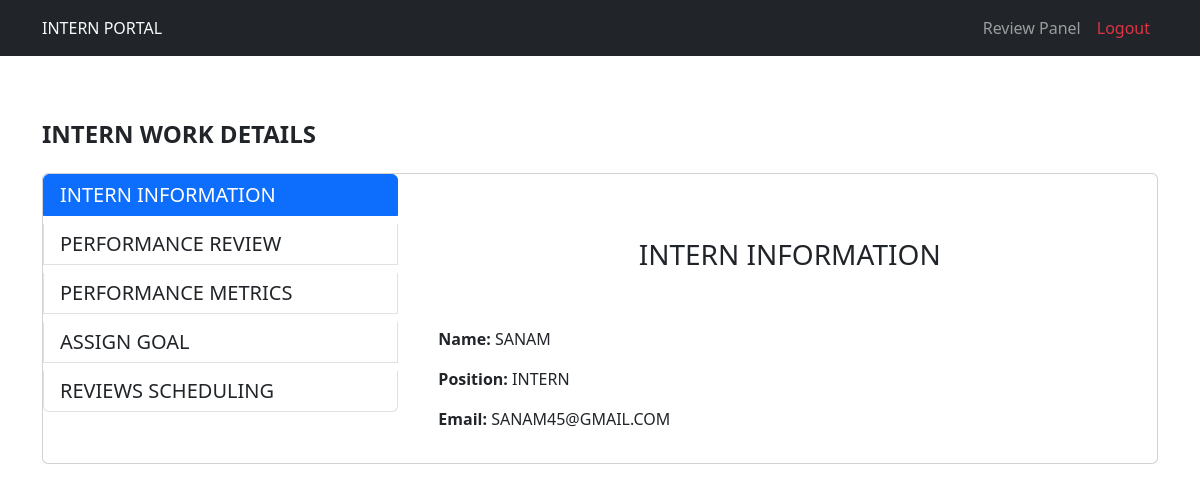
The page /assign_goal/ (signed in) on the database its author committed.
### accounts/models.py (models this page shows, shortened)
class CustomUser(AbstractUser):
    user_type = models.CharField(
        max_length=10,
        choices=UserTypes.choices,
        default=UserTypes.EMPLOYEE,
        verbose_name=_('User Type')
    )
    position = models.CharField(
        max_length=100,
        blank=True,
        null=True,
        verbose_name=_('Position')
    )
    profile_picture = models.ImageField(
        upload_to='profile_pictures/',
        null=True,
        blank=True,
        verbose_name=_('Profile Picture')
    )
    phone_number = models.CharField(
        max_length=15,
        blank=True,
        null=True,
        verbose_name=_('Phone Number')
    )
    department = models.CharField(
        max_length=100,
        blank=True,
        null=True,
        verbose_name=_('Department')
    )
    class Meta:
        verbose_name = _('User')
        verbose_name_plural = _('Users')

### accounts/views.py (the view, shortened to what this page needs)
# urls.py: path('assign_goal/', views.assign_goal, name='assign_goal'),
def assign_goal(request):
    goals = Goal.objects.all()
    data={
        'goals': goals,
    }
    return render(request, 'manager/Work_desc.html', data)

### templates/manager/Work_desc.html (shortened to what this page needs)
{% extends 'extend/base.html' %}
{% load static %}
{% block content %}
  <div class="container-fluid hero-header py-3">
    <div class="container py-5">
      <h4 class="fw-bold mb-4">{{ user.user_type|upper }} WORK DETAILS</h4>
      <div class="card overflow-hidden">
        <div class="row">
          <div class="col-md-4">
            <div class="list-group">
              <a class="list-group-item list-group-item-action active h5" data-bs-toggle="list" href="#account-general">{{ user.user_type|upper }} INFORMATION</a>
              <a class="list-group-item list-group-item-action h5" data-bs-toggle="list" href="#perfom_review">PERFORMANCE REVIEW</a>
              <a class="list-group-item list-group-item-action h5" data-bs-toggle="list" href="#performance_metrics">PERFORMANCE METRICS</a>
              <a class="list-group-item list-group-item-action h5" data-bs-toggle="list" href="#assign-goal">ASSIGN GOAL</a>
              <a class="list-group-item list-group-item-action h5" data-bs-toggle="list" href="#review-scheduling">REVIEWS SCHEDULING</a>
            </div>
          </div>
          <div class="col-md-8">
            <div class="tab-content p-3">
              <div class="tab-pane fade show active" id="account-general">
                <h3 class="text-center py-5">{{ user.user_type|upper }} INFORMATION</h3>
                <p>
                  <strong>Name:</strong> {{ user.username|upper }}
                </p>
                <p>
                  <strong>Position:</strong> {{ user.user_type|upper }}
                </p>
                <p>
                  <strong>Email:</strong> {{ user.email|upper }}
                </p>
              </div>
          </div>
        </div>
      </div>
    </div>
  </div>
</div>
{% endblock %}

### templates/include/header.html (shortened to what this page needs)
<!DOCTYPE html>
{% load static %}
<html lang="en">
<head>
    <link href="https://cdn.jsdelivr.net/npm/bootstrap@5.3.0/dist/css/bootstrap.min.css" rel="stylesheet">
</head>
<body>
    <nav class="navbar navbar-expand-lg navbar-dark bg-dark">
        <div class="container text-light">
        {% if user.is_authenticated %}
            {{ user.user_type|upper }} PORTAL
        {% else %}
            Please log in.
        {% endif %}
            <div class="collapse navbar-collapse" id="navbarNav">
                <ul class="navbar-nav ms-auto">
                    <li class="nav-item"><a class="nav-link " href="#">Review Panel</a></li>
                    <li class="nav-item"><a class="nav-link text-danger" href="{% url 'logout' %}">Logout</a></li>
                </ul>
            </div>
        </div>
    </nav>

### rows shown on the page
CustomUser: user_type "INTERN", username "SANAM", email "SANAM45@GMAIL.COM"
